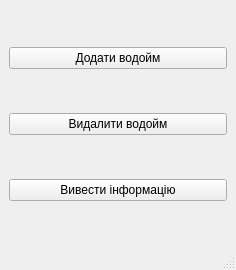
<?xml version="1.0" encoding="UTF-8"?>
<ui version="4.0">
 <class>MainWindow</class>
 <widget class="QMainWindow" name="MainWindow">
  <property name="geometry">
   <rect>
    <x>0</x>
    <y>0</y>
    <width>236</width>
    <height>270</height>
   </rect>
  </property>
  <property name="windowTitle">
   <string>MainWindow</string>
  </property>
  <widget class="QWidget" name="centralwidget">
   <layout class="QVBoxLayout" name="verticalLayout">
    <item>
     <widget class="QPushButton" name="pushButton_2">
      <property name="text">
       <string>Додати водойм</string>
      </property>
     </widget>
    </item>
    <item>
     <widget class="QPushButton" name="pushButton_3">
      <property name="text">
       <string>Видалити водойм</string>
      </property>
     </widget>
    </item>
    <item>
     <widget class="QPushButton" name="pushButton">
      <property name="text">
       <string>Вивести інформацію</string>
      </property>
     </widget>
    </item>
   </layout>
  </widget>
  <widget class="QMenuBar" name="menubar">
   <property name="geometry">
    <rect>
     <x>0</x>
     <y>0</y>
     <width>236</width>
     <height>22</height>
    </rect>
   </property>
  </widget>
  <widget class="QStatusBar" name="statusbar"/>
 </widget>
 <resources/>
 <connections/>
</ui>
